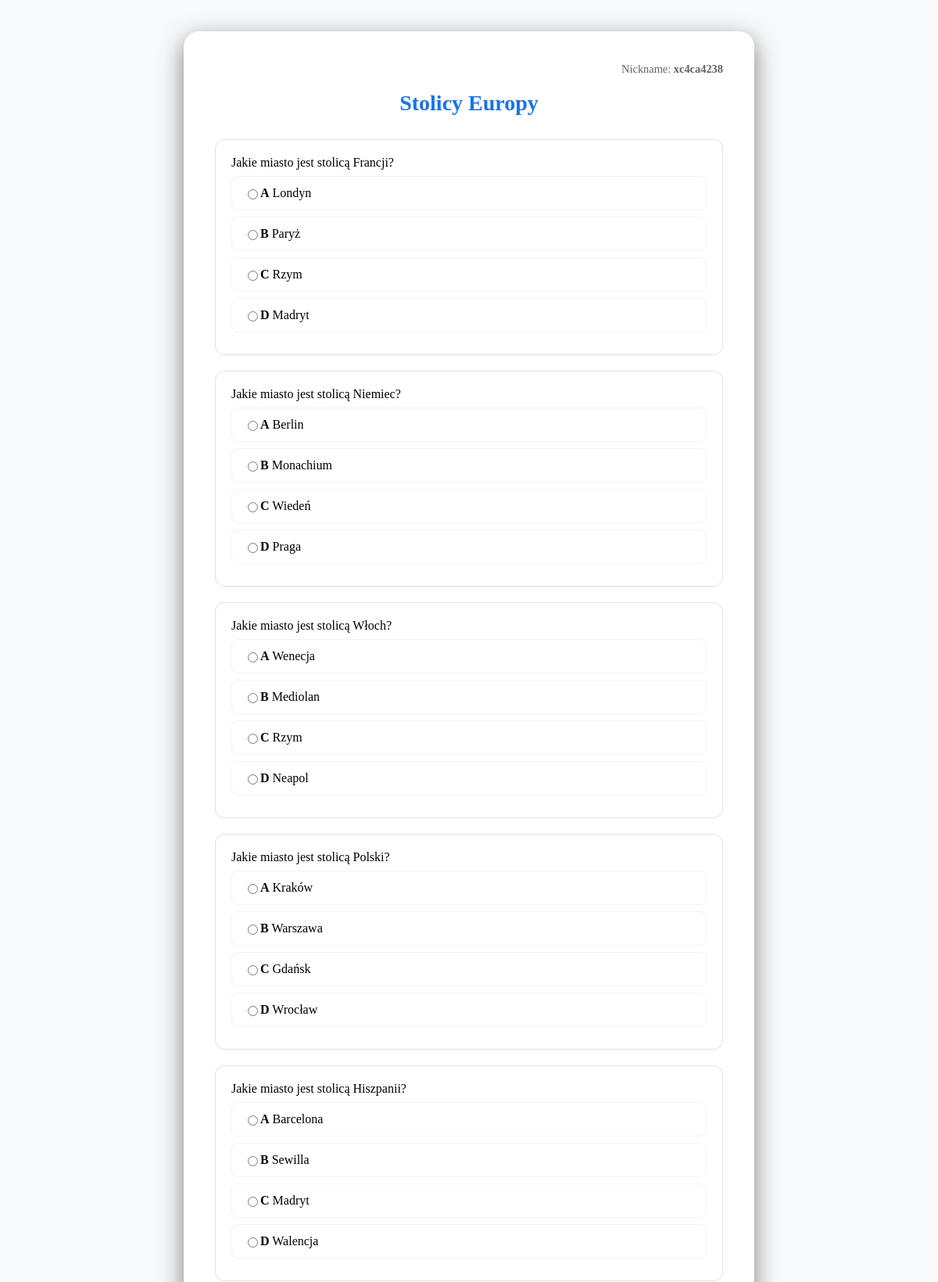
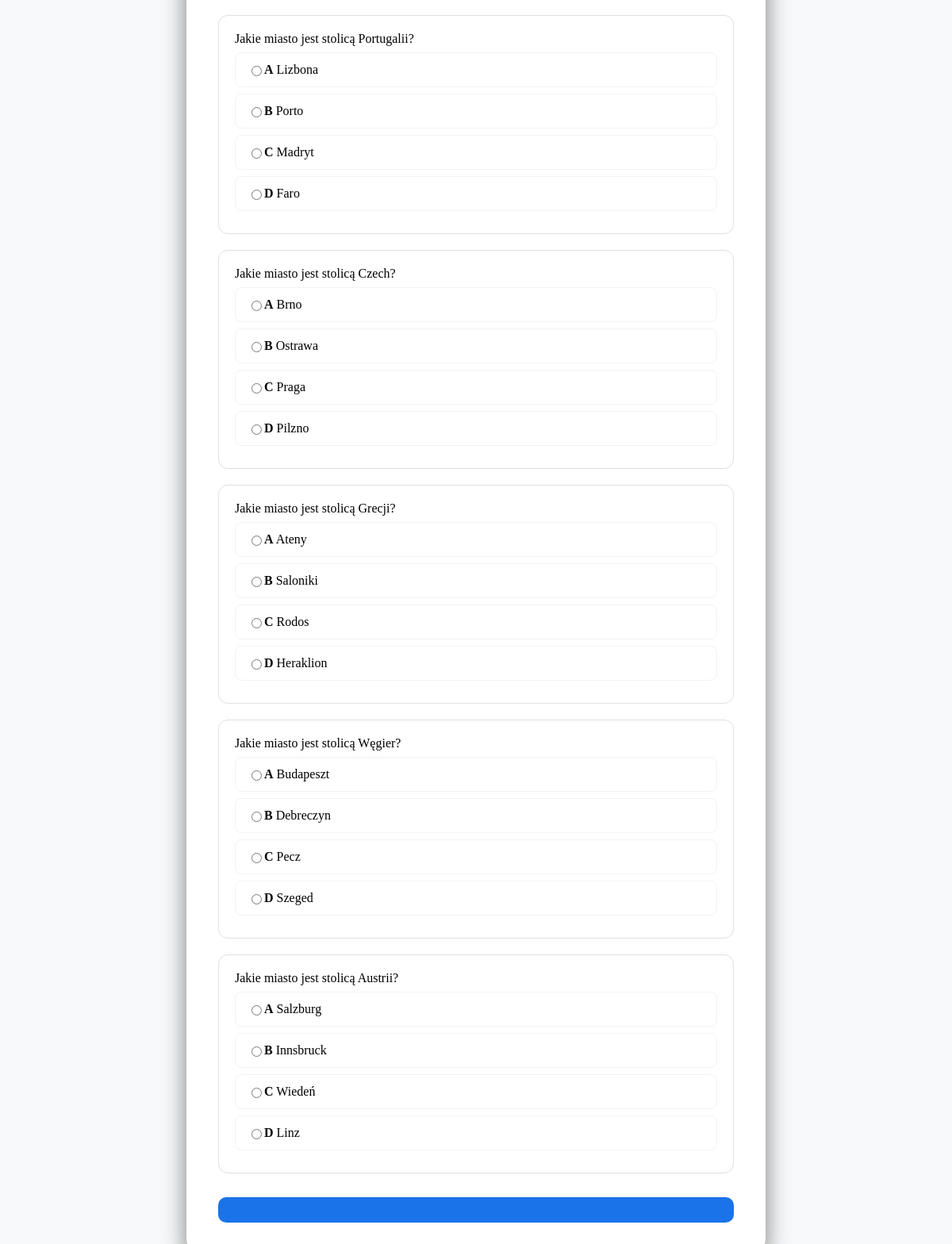
Screenshot of /quiz.php with the database file from the repository (2 pictures, top to bottom).
### tables this page shows
CREATE TABLE `answers` (
  `id` int(11) NOT NULL,
  `question_id` int(11) DEFAULT NULL,
  `answer_text` varchar(255) NOT NULL,
  `is_correct` tinyint(1) DEFAULT 0,
  `label` char(1) DEFAULT NULL
);

### quiz.php (the view, shortened to what this page needs)
<?php
require_once 'db.php';
if (isset($_POST['username']) && trim($_POST['username']) !== '') {
    $username = htmlspecialchars(trim($_POST['username']));
} else {
    $random_hash = bin2hex(random_bytes(4));
    $username = 'x' . $random_hash;
}
$query = "SELECT q.id as q_id, q.question_text, a.id as a_id, a.answer_text, a.label
          FROM questions q
          JOIN answers a ON q.id = a.question_id
          ORDER BY q.id, a.label";
$result = $mysqli->query($query);
$questions = [];
while ($row = $result->fetch_assoc()) {
    $questions[$row['q_id']]['text'] = $row['question_text'];
    $questions[$row['q_id']]['answers'][] = $row;
}
?>
<!DOCTYPE html>
<html lang="pl">
<head>
    <link rel="stylesheet" href="style.css">
</head>
<body>
<div class="container">
    <div style="text-align: right; color: #5f6368; font-size: 0.9em; margin-bottom: 10px;">
        Nickname: <strong><?php echo $username; ?></strong>
    </div>
    <h1>Stolicy Europy</h1>
    <form action="summary.php" method="POST">
        <?php foreach ($questions as $id => $data): ?>
            <div class="question-item">
                <span class="question-text"><?php echo htmlspecialchars($data['text']); ?></span>
                <div class="answers-list">
                    <?php foreach ($data['answers'] as $ans): ?>
                        <label class="answer-option">
                            <input type="radio" name="q<?php echo $id; ?>" value="<?php echo $ans['a_id']; ?>" required>
                            <span>
                                <strong><?php echo $ans['label']; ?></strong>
                                <?php echo htmlspecialchars($ans['answer_text']); ?>
                            </span>
                        </label>
                    <?php endforeach; ?>
                </div>
            </div>
        <?php endforeach; ?>
        <button type="submit" class="btn"><iKoniec</i></button>
    </form>
</div>
</body>
</html>

### style.css (style rules this page uses)
body { background-color: #f8f9fa; display: flex; justify-content: center; min-height: 100vh; margin: 0; padding: 40px 10px; }
.container { background: #ffffff; padding: 40px; border-radius: 20px; box-shadow: 0 10px 30px rgba(0, 0, 0, 0.5); width: 100%; max-width: 650px; }
h1 { color: #1a73e8; font-size: 28px; margin-bottom: 30px; text-align: center; }
.question-item { text-align: left; background: #ffffff; padding: 20px; margin-bottom: 20px; border-radius: 12px; border: 1px solid #e0e0e0; transition: transform 0.2s, border-color 0.2s; }
.answer-option { display: flex; align-items: center; padding: 12px 15px; margin: 8px 0; border: 1px solid #f1f3f4; border-radius: 8px; transition: backgrounds 0.2s; }
.btn { display: block; width: 100%; background-color: #1a73e8; color: #ffffff; padding: 16px; border: none; border-radius: 10px; font-size: 18px; font-weight: bold; margin-top: 30px; }

### rows the page displays
answers: label "A", answer_text "Londyn"
answers: label "B", answer_text "Paryż"
answers: label "C", answer_text "Rzym"
answers: label "D", answer_text "Madryt"
answers: label "A", answer_text "Berlin"
answers: label "B", answer_text "Monachium"
answers: label "C", answer_text "Wiedeń"
answers: label "D", answer_text "Praga"
answers: label "A", answer_text "Wenecja"
answers: label "B", answer_text "Mediolan"
answers: label "C", answer_text "Rzym"
answers: label "D", answer_text "Neapol"
answers: label "A", answer_text "Kraków"
answers: label "B", answer_text "Warszawa"
answers: label "C", answer_text "Gdańsk"
answers: label "D", answer_text "Wrocław"
answers: label "A", answer_text "Barcelona"
answers: label "B", answer_text "Sewilla"
answers: label "C", answer_text "Madryt"
answers: label "D", answer_text "Walencja"
answers: label "A", answer_text "Lizbona"
answers: label "B", answer_text "Porto"
answers: label "C", answer_text "Madryt"
answers: label "D", answer_text "Faro"
answers: label "A", answer_text "Brno"
answers: label "B", answer_text "Ostrawa"
answers: label "C", answer_text "Praga"
answers: label "D", answer_text "Pilzno"
answers: label "A", answer_text "Ateny"
answers: label "B", answer_text "Saloniki"
answers: label "C", answer_text "Rodos"
answers: label "D", answer_text "Heraklion"
answers: label "A", answer_text "Budapeszt"
answers: label "B", answer_text "Debreczyn"
answers: label "C", answer_text "Pecz"
answers: label "D", answer_text "Szeged"
answers: label "A", answer_text "Salzburg"
answers: label "B", answer_text "Innsbruck"
answers: label "C", answer_text "Wiedeń"
answers: label "D", answer_text "Linz"

### other values shown
$username "xc4ca4238"
$data['text'] "Jakie miasto jest stolicą Francji?"
$data['text'] "Jakie miasto jest stolicą Niemiec?"
$data['text'] "Jakie miasto jest stolicą Włoch?"
$data['text'] "Jakie miasto jest stolicą Polski?"
$data['text'] "Jakie miasto jest stolicą Hiszpanii?"
$data['text'] "Jakie miasto jest stolicą Portugalii?"
$data['text'] "Jakie miasto jest stolicą Czech?"
$data['text'] "Jakie miasto jest stolicą Grecji?"
$data['text'] "Jakie miasto jest stolicą Węgier?"
$data['text'] "Jakie miasto jest stolicą Austrii?"
